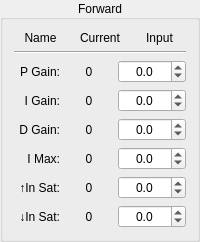
           <widget class="QGroupBox" name="controller_parameter_group_box_forward">
            <property name="title">
             <string>Forward</string>
            </property>
            <property name="alignment">
             <set>Qt::AlignCenter</set>
            </property>
            <layout class="QVBoxLayout" name="controller_parameter_group_box_layout_forward" stretch="0,0,1">
             <item>
              <layout class="QHBoxLayout" name="controller_parameter_layout_column_forward">
               <item>
                <widget class="QLabel" name="controller_parameter_forward_label_column_name">
                 <property name="sizePolicy">
                  <sizepolicy hsizetype="Preferred" vsizetype="Fixed">
                   <horstretch>0</horstretch>
                   <verstretch>0</verstretch>
                  </sizepolicy>
                 </property>
                 <property name="text">
                  <string>Name</string>
                 </property>
                 <property name="alignment">
                  <set>Qt::AlignCenter</set>
                 </property>
                </widget>
               </item>
               <item>
                <widget class="QLabel" name="controller_parameter_forward_label_column_current">
                 <property name="sizePolicy">
                  <sizepolicy hsizetype="Preferred" vsizetype="Fixed">
                   <horstretch>0</horstretch>
                   <verstretch>0</verstretch>
                  </sizepolicy>
                 </property>
                 <property name="text">
                  <string>Current</string>
                 </property>
                 <property name="alignment">
                  <set>Qt::AlignCenter</set>
                 </property>
                </widget>
               </item>
               <item>
                <widget class="QLabel" name="controller_parameter_forward_label_column_input">
                 <property name="sizePolicy">
                  <sizepolicy hsizetype="Preferred" vsizetype="Fixed">
                   <horstretch>0</horstretch>
                   <verstretch>0</verstretch>
                  </sizepolicy>
                 </property>
                 <property name="text">
                  <string>Input</string>
                 </property>
                 <property name="alignment">
                  <set>Qt::AlignCenter</set>
                 </property>
                </widget>
               </item>
              </layout>
             </item>
             <item>
              <widget class="Line" name="controller_parameter_forward_line">
               <property name="orientation">
                <enum>Qt::Horizontal</enum>
               </property>
              </widget>
             </item>
             <item>
              <layout class="QGridLayout" name="controller_parameter_layout_grid_forward">
               <item row="0" column="0">
                <widget class="QLabel" name="controller_parameter_forward_label_name_proportional">
                 <property name="toolTip">
                  <string>&lt;html&gt;&lt;head/&gt;&lt;body&gt;&lt;p&gt;Proportional gain&lt;/p&gt;&lt;/body&gt;&lt;/html&gt;</string>
                 </property>
                 <property name="text">
                  <string>P Gain:</string>
                 </property>
                 <property name="alignment">
                  <set>Qt::AlignRight|Qt::AlignTrailing|Qt::AlignVCenter</set>
                 </property>
                </widget>
               </item>
               <item row="0" column="1">
                <widget class="QLabel" name="controller_parameter_forward_label_value_proportional">
                 <property name="text">
                  <string>0</string>
                 </property>
                 <property name="alignment">
                  <set>Qt::AlignCenter</set>
                 </property>
                </widget>
               </item>
               <item row="0" column="2">
                <widget class="QDoubleSpinBox" name="controller_parameter_forward_double_spin_box_proportional">
                 <property name="sizePolicy">
                  <sizepolicy hsizetype="Minimum" vsizetype="Preferred">
                   <horstretch>0</horstretch>
                   <verstretch>0</verstretch>
                  </sizepolicy>
                 </property>
                 <property name="alignment">
                  <set>Qt::AlignCenter</set>
                 </property>
                 <property name="readOnly">
                  <bool>false</bool>
                 </property>
                 <property name="decimals">
                  <number>1</number>
                 </property>
                 <property name="minimum">
                  <double>-9999.000000000000000</double>
                 </property>
                 <property name="maximum">
                  <double>9999.000000000000000</double>
                 </property>
                </widget>
               </item>
               <item row="1" column="0">
                <widget class="QLabel" name="controller_parameter_forward_label_name_integral">
                 <property name="toolTip">
                  <string>&lt;html&gt;&lt;head/&gt;&lt;body&gt;&lt;p&gt;Integral gain&lt;/p&gt;&lt;/body&gt;&lt;/html&gt;</string>
                 </property>
                 <property name="text">
                  <string>I Gain:</string>
                 </property>
                 <property name="alignment">
                  <set>Qt::AlignRight|Qt::AlignTrailing|Qt::AlignVCenter</set>
                 </property>
                </widget>
               </item>
               <item row="1" column="1">
                <widget class="QLabel" name="controller_parameter_forward_label_value_integral">
                 <property name="text">
                  <string>0</string>
                 </property>
                 <property name="alignment">
                  <set>Qt::AlignCenter</set>
                 </property>
                </widget>
               </item>
               <item row="1" column="2">
                <widget class="QDoubleSpinBox" name="controller_parameter_forward_double_spin_box_integral">
                 <property name="sizePolicy">
                  <sizepolicy hsizetype="Minimum" vsizetype="Preferred">
                   <horstretch>0</horstretch>
                   <verstretch>0</verstretch>
                  </sizepolicy>
                 </property>
                 <property name="alignment">
                  <set>Qt::AlignCenter</set>
                 </property>
                 <property name="readOnly">
                  <bool>false</bool>
                 </property>
                 <property name="decimals">
                  <number>1</number>
                 </property>
                 <property name="minimum">
                  <double>-9999.000000000000000</double>
                 </property>
                 <property name="maximum">
                  <double>9999.000000000000000</double>
                 </property>
                </widget>
               </item>
               <item row="2" column="0">
                <widget class="QLabel" name="controller_parameter_forward_label_name_differential">
                 <property name="toolTip">
                  <string>&lt;html&gt;&lt;head/&gt;&lt;body&gt;&lt;p&gt;Differential gain&lt;/p&gt;&lt;/body&gt;&lt;/html&gt;</string>
                 </property>
                 <property name="text">
                  <string>D Gain:</string>
                 </property>
                 <property name="alignment">
                  <set>Qt::AlignRight|Qt::AlignTrailing|Qt::AlignVCenter</set>
                 </property>
                </widget>
               </item>
               <item row="2" column="1">
                <widget class="QLabel" name="controller_parameter_forward_label_value_differential">
                 <property name="text">
                  <string>0</string>
                 </property>
                 <property name="alignment">
                  <set>Qt::AlignCenter</set>
                 </property>
                </widget>
               </item>
               <item row="2" column="2">
                <widget class="QDoubleSpinBox" name="controller_parameter_forward_double_spin_box_differential">
                 <property name="sizePolicy">
                  <sizepolicy hsizetype="Minimum" vsizetype="Preferred">
                   <horstretch>0</horstretch>
                   <verstretch>0</verstretch>
                  </sizepolicy>
                 </property>
                 <property name="alignment">
                  <set>Qt::AlignCenter</set>
                 </property>
                 <property name="readOnly">
                  <bool>false</bool>
                 </property>
                 <property name="decimals">
                  <number>1</number>
                 </property>
                 <property name="minimum">
                  <double>-9999.000000000000000</double>
                 </property>
                 <property name="maximum">
                  <double>9999.000000000000000</double>
                 </property>
                </widget>
               </item>
               <item row="3" column="0">
                <widget class="QLabel" name="controller_parameter_forward_label_name_integral_max">
                 <property name="toolTip">
                  <string>&lt;html&gt;&lt;head/&gt;&lt;body&gt;&lt;p&gt;Integral maximum limit&lt;/p&gt;&lt;/body&gt;&lt;/html&gt;</string>
                 </property>
                 <property name="text">
                  <string>I Max:</string>
                 </property>
                 <property name="alignment">
                  <set>Qt::AlignRight|Qt::AlignTrailing|Qt::AlignVCenter</set>
                 </property>
                </widget>
               </item>
               <item row="3" column="1">
                <widget class="QLabel" name="controller_parameter_forward_label_value_integral_max">
                 <property name="text">
                  <string>0</string>
                 </property>
                 <property name="alignment">
                  <set>Qt::AlignCenter</set>
                 </property>
                </widget>
               </item>
               <item row="3" column="2">
                <widget class="QDoubleSpinBox" name="controller_parameter_forward_double_spin_box_integral_max">
                 <property name="sizePolicy">
                  <sizepolicy hsizetype="Minimum" vsizetype="Preferred">
                   <horstretch>0</horstretch>
                   <verstretch>0</verstretch>
                  </sizepolicy>
                 </property>
                 <property name="alignment">
                  <set>Qt::AlignCenter</set>
                 </property>
                 <property name="readOnly">
                  <bool>false</bool>
                 </property>
                 <property name="decimals">
                  <number>1</number>
                 </property>
                 <property name="minimum">
                  <double>-9999.000000000000000</double>
                 </property>
                 <property name="maximum">
                  <double>9999.000000000000000</double>
                 </property>
                </widget>
               </item>
               <item row="4" column="0">
                <widget class="QLabel" name="controller_parameter_forward_label_name_input_upper">
                 <property name="toolTip">
                  <string>&lt;html&gt;&lt;head/&gt;&lt;body&gt;&lt;p&gt;Upper input saturation&lt;/p&gt;&lt;/body&gt;&lt;/html&gt;</string>
                 </property>
                 <property name="text">
                  <string>↑In Sat:</string>
                 </property>
                 <property name="alignment">
                  <set>Qt::AlignRight|Qt::AlignTrailing|Qt::AlignVCenter</set>
                 </property>
                </widget>
               </item>
               <item row="4" column="1">
                <widget class="QLabel" name="controller_parameter_forward_label_value_input_upper">
                 <property name="text">
                  <string>0</string>
                 </property>
                 <property name="alignment">
                  <set>Qt::AlignCenter</set>
                 </property>
                </widget>
               </item>
               <item row="4" column="2">
                <widget class="QDoubleSpinBox" name="controller_parameter_forward_double_spin_box_input_upper">
                 <property name="sizePolicy">
                  <sizepolicy hsizetype="Minimum" vsizetype="Preferred">
                   <horstretch>0</horstretch>
                   <verstretch>0</verstretch>
                  </sizepolicy>
                 </property>
                 <property name="alignment">
                  <set>Qt::AlignCenter</set>
                 </property>
                 <property name="readOnly">
                  <bool>false</bool>
                 </property>
                 <property name="decimals">
                  <number>1</number>
                 </property>
                 <property name="minimum">
                  <double>-9999.000000000000000</double>
                 </property>
                 <property name="maximum">
                  <double>9999.000000000000000</double>
                 </property>
                </widget>
               </item>
               <item row="5" column="0">
                <widget class="QLabel" name="controller_parameter_forward_label_name_input_lower">
                 <property name="toolTip">
                  <string>&lt;html&gt;&lt;head/&gt;&lt;body&gt;&lt;p&gt;Lower input saturation&lt;/p&gt;&lt;/body&gt;&lt;/html&gt;</string>
                 </property>
                 <property name="text">
                  <string>↓In Sat:</string>
                 </property>
                 <property name="alignment">
                  <set>Qt::AlignRight|Qt::AlignTrailing|Qt::AlignVCenter</set>
                 </property>
                </widget>
               </item>
               <item row="5" column="1">
                <widget class="QLabel" name="controller_parameter_forward_label_value_input_lower">
                 <property name="text">
                  <string>0</string>
                 </property>
                 <property name="alignment">
                  <set>Qt::AlignCenter</set>
                 </property>
                </widget>
               </item>
               <item row="5" column="2">
                <widget class="QDoubleSpinBox" name="controller_parameter_forward_double_spin_box_input_lower">
                 <property name="sizePolicy">
                  <sizepolicy hsizetype="Minimum" vsizetype="Preferred">
                   <horstretch>0</horstretch>
                   <verstretch>0</verstretch>
                  </sizepolicy>
                 </property>
                 <property name="alignment">
                  <set>Qt::AlignCenter</set>
                 </property>
                 <property name="readOnly">
                  <bool>false</bool>
                 </property>
                 <property name="decimals">
                  <number>1</number>
                 </property>
                 <property name="minimum">
                  <double>-9999.000000000000000</double>
                 </property>
                 <property name="maximum">
                  <double>9999.000000000000000</double>
                 </property>
                </widget>
               </item>
              </layout>
             </item>
            </layout>
           </widget>
